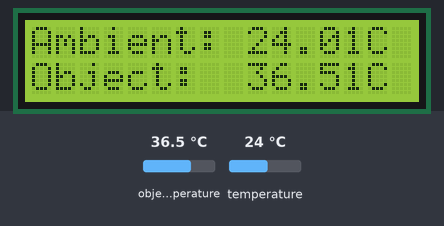
Simulated run of this sketch. Board: Arduino Uno, built with avr-gcc and run on an emulated ATmega328P. Parts: 16×2 character LCD. Inputs (shaded band) come from the test bench; at power-on: temperature 24 °C, object temperature 36.5 °C.

Above: at 6.1 s.
6.2 s: temperature set to 2 °C
At 7.3 s:
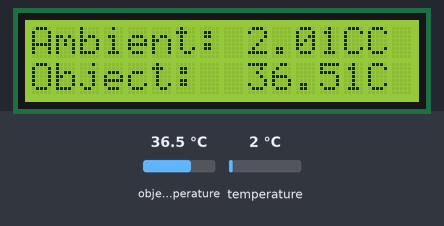
7.8 s: object temperature set to 20 °C
At 9.2 s:
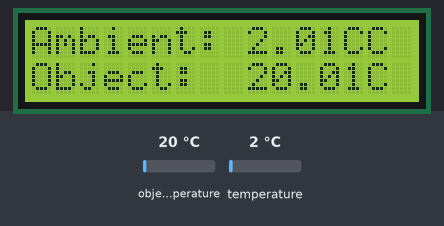
9.5 s: object temperature set to 26 °C
At 10.9 s:
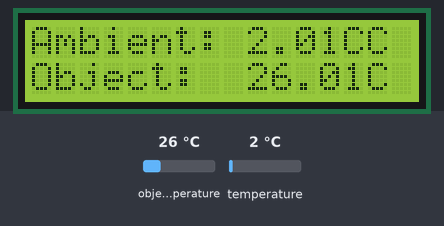
11.2 s: temperature set to 12 °C
At 11.7 s:
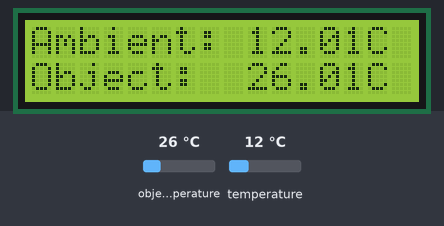
Timing chart, 0 to 13.8 s (numbered marks = the images above; inputs shaded):
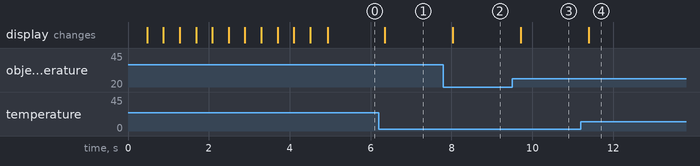

The sketch:

Termometro_by_guille.ino
```cpp
// Librerías utilizadas
#include <Wire.h> //LIBRERIA COMUNICACION
#include <LiquidCrystal_I2C.h> //LIBRERIA LCD
#include <Adafruit_MLX90614.h> //LIBRERIA TERMOMETRO INFRARROJO

// Se declara el objeto
Adafruit_MLX90614 mlx = Adafruit_MLX90614();

// Ajusta la dirección de la LCD a 0x27 para una pantalla de 16 caracteres y 2 lineas
LiquidCrystal_I2C lcd(0x27, 16, 2);

void setup() {

// Inicializa la LCD y el MLX90614
  lcd.init();
  mlx.begin();

  // Enciende la retroiluminación.
  lcd.backlight();

  //bucle inicializacion (DETALLE)
  lcd.setCursor(0, 0);
  for (int z1=1;z1<=3;z1++){
    lcd.print("Iniciando");
    for (int z2=1;z2<=3;z2++){
      delay(400);
      lcd.print(".");
      }
      delay(400);
      lcd.clear();
    }

}

  void loop() {

    //Imprimir temperatuta
  lcd.setCursor(0, 0);
  lcd.print("Ambient: "); lcd.print(mlx.readAmbientTempC());  lcd.print("C");
  lcd.setCursor(0, 1);
  lcd.print("Object:  "); lcd.print(mlx.readObjectTempC());   lcd.print("C");
  delay(250);

}
```

Measured:
- after the input at 6.2 s, the display: changes after 0.14 s (image 1)
- after the input at 7.8 s, the display: changes after 0.23 s (image 2)
- after the input at 9.5 s, the display: changes after 0.21 s (image 3)
- after the input at 11.2 s, the display: changes after 0.19 s (image 4)
